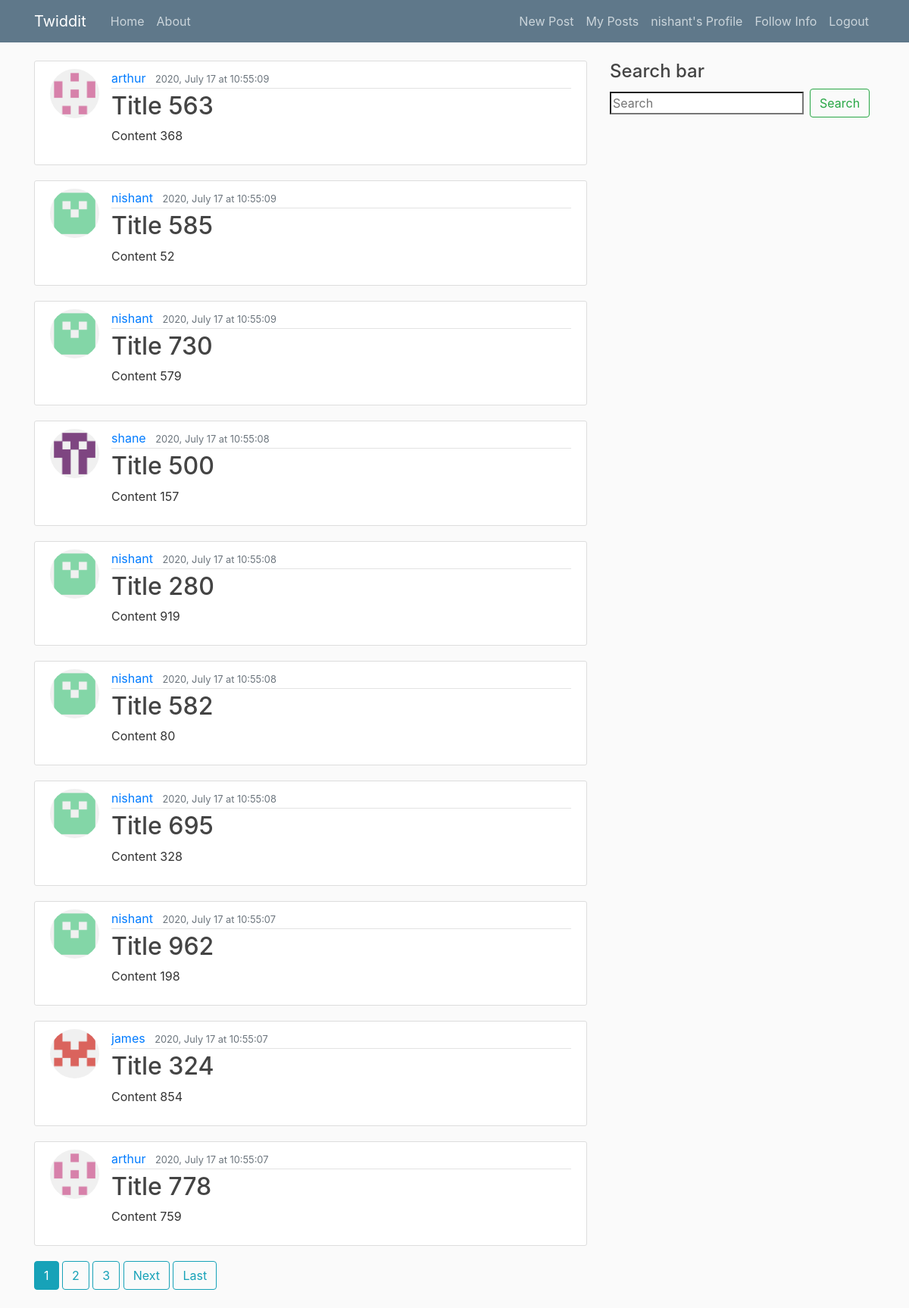
The page / (signed in) on the database its author committed.
### account/models.py (models this page shows, shortened)
class Account(AbstractBaseUser):
    email = models.EmailField(verbose_name='email', max_length=60, unique=True)
    username = models.CharField(verbose_name='username', max_length=30, unique=True)
    date_joined = models.DateTimeField(verbose_name='date_joined', auto_now_add=True)
    last_login = models.DateTimeField(verbose_name='last_login', auto_now=True)
    is_admin = models.BooleanField(default=False)
    is_active = models.BooleanField(default=True)
    is_staff = models.BooleanField(default=False)
    is_superuser = models.BooleanField(default=False)
    USERNAME_FIELD = 'username' # How you'd like to have the user login (Login-Field)
    REQUIRED_FIELDS = ['email', ]
    objects = MyAccountManager()
    def __str__(self):
        return self.username

### blog/models.py (models this page shows, shortened)
class Post(models.Model):
    author = models.ForeignKey(to=Account, on_delete=models.CASCADE)
    title = models.CharField(max_length=100)
    content = models.TextField()
    date_posted = models.DateTimeField(auto_now_add=True)
    date_updated = models.DateTimeField(auto_now=True)
    upvotes = models.ManyToManyField(to=Account, related_name='upvotes', blank=True)
    downvotes = models.ManyToManyField(to=Account, related_name='downvotes', blank=True)
    slug = models.SlugField(max_length=200, unique=True, null=True, blank=True)
    class Meta:
        ordering = ['-date_posted']

### users/models.py (models this page shows, shortened)
class Profile(models.Model):
    user = models.OneToOneField(to=Account, on_delete=models.CASCADE)
    image = models.ImageField(default='default.png', upload_to='profile_pics')

### blog/views.py (the view)
# urls.py: path('', views.PostListView.as_view(), name='blog-home'),
class PostListView(LoginRequiredMixin, ListView):
    model = Post
    template_name = 'blog/home.html' # Format: <app>/<model>_<viewtype>.html
    context_object_name = 'posts'
    ordering = ['-date_posted']
    paginate_by = 10
    def get_queryset(self):
        user_account = Account.objects.filter(username=self.request.user).first()
        following_list = [following.get_following for following in user_account.following.all()]
        following_list.append(user_account) # Show posts of current user as well
        post_context = Post.objects.filter(author__in=following_list).order_by('-date_posted')
        return post_context

### users/models.py (called while the page is built)
    @property
    def get_following(self):
        return self.following # Works on single object, not queryset

### blog/templates/blog/home.html (shortened to what this page needs)
{% extends "blog/base.html" %}
{% block content %}
    {% for post in posts %}
        <article class="media content-section">
        <img class="rounded-circle article-img" src="{{ post.author.profile.image.url }}">
        <div class="media-body">
            <div class="article-metadata">
            <a class="mr-2" href="{% url 'user-posts' post.author.username %}">{{ post.author }}</a>
            <small class="text-muted">
              {{ post.date_posted | date:"Y, F d" }} at {{ post.date_posted | date:"H:i:s" }}
            </small>
            </div>
            <h2><a class="article-title" href="{% url 'post-detail' post.slug %}">{{ post.title }}</a></h2>
            <p class="article-content">{{ post.content }}</p>
        </div>
        </article>
    {% endfor %}
    {% if is_paginated %}
      {% for num in page_obj.paginator.page_range %}
        {% if page_obj.number == num %}
          <a class="btn btn-info mb-4" href="?page={{ num }}">{{ num }}</a>
        {% elif num > page_obj.number|add:'-3' and num < page_obj.number|add:'3' %}
          <a class="btn btn-outline-info mb-4" href="?page={{ num }}">{{ num }}</a>
        {% endif %}
      {% endfor %}
      {% if page_obj.has_next %}
        <a class="btn btn-outline-info mb-4" href="?page={{ page_obj.next_page_number }}">Next</a>
        <a class="btn btn-outline-info mb-4" href="?page={{ page_obj.paginator.num_pages }}">Last</a>
      {% endif %}
    {% endif %}
{% endblock content %}

### blog/templates/blog/base.html (shortened to what this page needs)
{% load static %}
<!DOCTYPE html>
<html>
<head>
    <link rel="stylesheet" href="https://maxcdn.bootstrapcdn.com/bootstrap/4.0.0/css/bootstrap.min.css">
    <link rel="stylesheet" type="text/css" href="{% static 'blog/main.css' %}">
</head>
<body>
    <header class="site-header">
      <nav class="navbar navbar-expand-md navbar-dark bg-steel fixed-top">
        <div class="container">
          <a class="navbar-brand mr-4" href="/">Twiddit</a>
          <div class="collapse navbar-collapse" id="navbarToggle">
            <div class="navbar-nav mr-auto">
              <a class="nav-item nav-link" href="{% url 'blog-home' %}">Home</a>
              <a class="nav-item nav-link" href="{% url 'blog-about' %}">About</a>
            </div>
            <div class="navbar-nav">
              {% if user.is_authenticated %}
                <a class="nav-item nav-link" href="{% url 'post-create' %}">New Post</a>
                <a class="nav-item nav-link" href="{% url 'blog:user-posts' user.username %}">My Posts</a>
                <a class="nav-item nav-link" href="{% url 'profile' %}">{{ user.username }}'s Profile</a>
                <a class="nav-item nav-link" href="{% url 'users:follow-info' user.username %}">Follow Info</a>
                <a class="nav-item nav-link" href="{% url 'logout' %}">Logout</a>
              {% else %}
                <a class="nav-item nav-link" href="{% url 'login' %}">Login</a>
                <a class="nav-item nav-link" href="{% url 'register' %}">Register</a>
              {% endif %}
            </div>
          </div>
        </div>
      </nav>
    </header>
    <main role="main" class="container">
      <div class="row">
        <div class="col-md-8">
          {% block content %}{% endblock %}
        </div>
        <div class="col-md-4">
          <h4>Search bar</h4>
          <form class="form-inline my-2 my-lg-0">
            <input class="from-control mr-sm-2"
                   type="search"
                   placeholder="Search"
                   aria-label="Search"
                   name="search">
            <button class="btn btn-outline-success my-2 my-sm-0" type="submit">Search</button>
          </form>
        </div>
      </div>
    </main>
</body>
</html>

### blog/static/blog/main.css (style rules this page uses)
body { background: #fafafa; color: #333333; margin-top: 5rem; }
h1, h2, h3, h4, h5, h6 { color: #444444; }
.bg-steel { background-color: #5f788a; }
.site-header .navbar-nav .nav-link { color: #cbd5db; }
.content-section { background: #ffffff; padding: 10px 20px; border: 1px solid #dddddd; border-radius: 3px; margin-bottom: 20px; }
.article-title { color: #444444; }
.article-content { white-space: pre-line; }
.article-img { height: 65px; width: 65px; margin-right: 16px; }
.article-metadata { padding-bottom: 1px; margin-bottom: 4px; border-bottom: 1px solid #e3e3e3 }

### rows shown on the page
Account: username "nishant"
Post: author.profile.image (picture), author "arthur", date_posted "2020, July 17", date_posted "10:55:09", title "Title 563", content "Content 368"
Post: author.profile.image (picture), author "nishant", date_posted "2020, July 17", date_posted "10:55:09", title "Title 585", content "Content 52"
Post: author.profile.image (picture), author "nishant", date_posted "2020, July 17", date_posted "10:55:09", title "Title 730", content "Content 579"
Post: author.profile.image (placeholder picture), author "shane", date_posted "2020, July 17", date_posted "10:55:08", title "Title 500", content "Content 157"
Post: author.profile.image (picture), author "nishant", date_posted "2020, July 17", date_posted "10:55:08", title "Title 280", content "Content 919"
Post: author.profile.image (picture), author "nishant", date_posted "2020, July 17", date_posted "10:55:08", title "Title 582", content "Content 80"
Post: author.profile.image (picture), author "nishant", date_posted "2020, July 17", date_posted "10:55:08", title "Title 695", content "Content 328"
Post: author.profile.image (picture), author "nishant", date_posted "2020, July 17", date_posted "10:55:07", title "Title 962", content "Content 198"
Post: author.profile.image (picture), author "james", date_posted "2020, July 17", date_posted "10:55:07", title "Title 324", content "Content 854"
Post: author.profile.image (picture), author "arthur", date_posted "2020, July 17", date_posted "10:55:07", title "Title 778", content "Content 759"

### other values the page prints
{{ num }} "1"
{{ num }} "2" "3"
